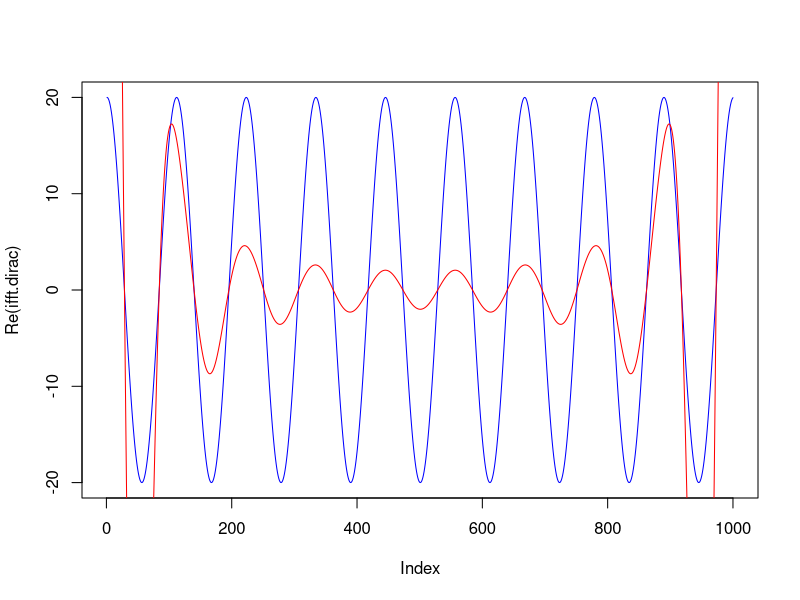

Here is the R script that generated this plot:
n <- 1000
peak <- 10
peak2 <- 990
smooth.radius <- 10
peak.value <- 20

data.dirac <- rep(0,n)
data.smooth <- rep(0,n)


data.dirac[peak] <- peak.value
#data.dirac[peak2] <- peak.value

for(i in (peak-smooth.radius):(peak+smooth.radius)) {
  x <- 1 - abs(peak-i)/smooth.radius
  data.smooth[i] <- peak.value * x^2
}
#for(i in (peak2-smooth.radius):(peak2+smooth.radius)) {
#  x <- 1 - abs(peak2-i)/smooth.radius
#  data.smooth[i] <- peak.value * x^2
#}
ifft.dirac <- fft(data.dirac,inverse=TRUE)
ifft.smooth <- fft(data.smooth,inverse=TRUE)

#plot(data.dirac,type="l",col="blue")
#lines(data.smooth,type="l",col="red")
plot(Re(ifft.dirac),type="l",col="blue")
lines(Re(ifft.smooth),type="l",col="red")

#sd <- rep(0,n)
#for(i in 1:n) {
#  sd[i] <- cos(i/n*100*pi)
#}
#plot(Re(fft(sd)),type="l")
